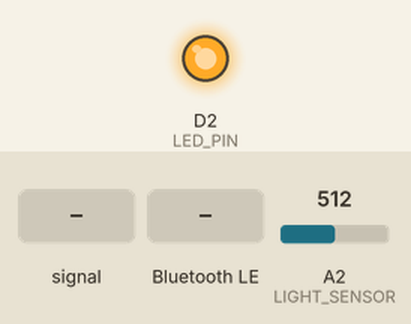
Bench run of a sketch on a simulated Arduino Nano 33 IoT. Shown: output pins drawn as LEDs (lit = HIGH). The inputs (shaded band) are chosen by the test bench; at power-on: A2 (LIGHT_SENSOR) = 512. Nothing arrives over Bluetooth unless stated; a phone connects over Bluetooth LE 3 s after start; what the sketch prints to the serial monitor is not drawn.

Above: at 3.8 s.
3.9 s: A2 (LIGHT_SENSOR) fed a 200 Hz sine of ±255 counts around its level
At 4.5 s:
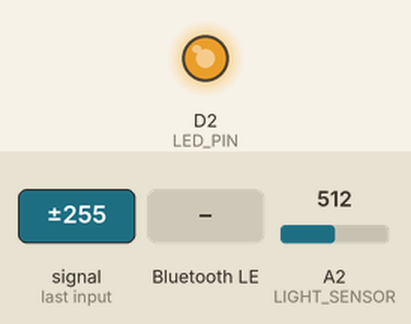
5.4 s: Bluetooth LE write "0" received
At 6.4 s:
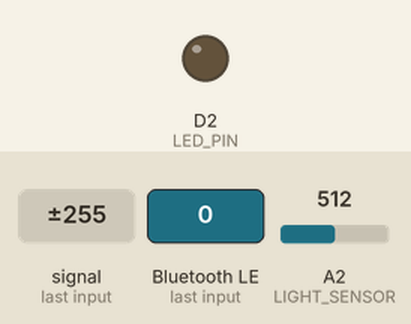
6.9 s: Bluetooth LE write "1" received
At 7.2 s:
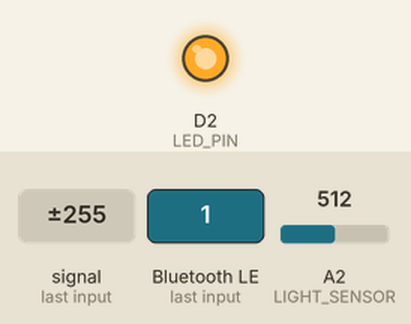
8.4 s: Bluetooth LE write "2" received
At 9.1 s:
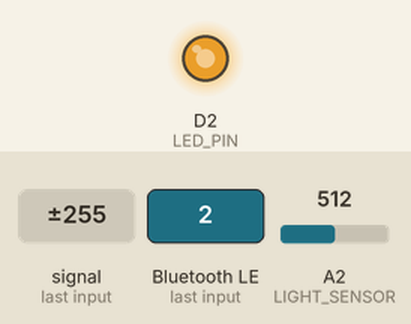
9.9 s: A2 (LIGHT_SENSOR) set to 308
At 11.0 s:
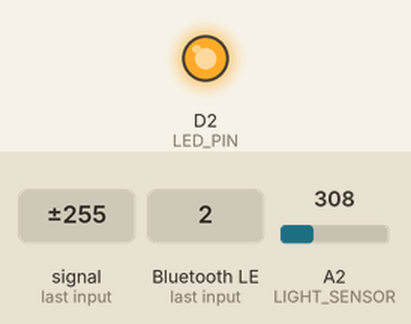
11.4 s: A2 (LIGHT_SENSOR) set to 284
At 11.8 s:
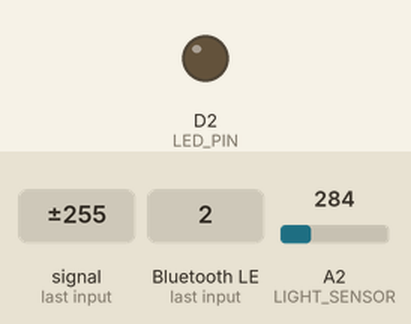
Timing chart, 0 to 13.9 s (numbered marks = the images above; inputs shaded):
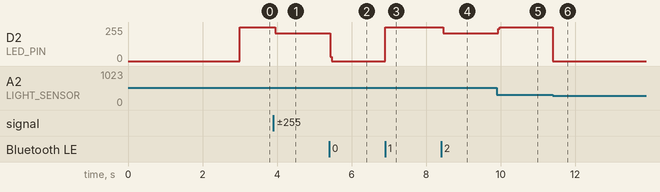

The sketch:

smartled.ino
```cpp
#include <ArduinoBLE.h>

#define LED_PIN 2          // LED 핀 (PWM 사용)
#define LIGHT_SENSOR A2    // 조도 센서 핀

int brightness = 255;      // LED 밝기 (0~255 범위)
bool autoMode = true;      // AUTO 모드 활성 여부
bool ledOn = false;        // LED ON/OFF 상태

// BLE 서비스와 특성 설정
BLEService ledService("180A"); // BLE 서비스 UUID
BLEStringCharacteristic ledCharacteristic("2A57", BLERead | BLEWrite, 10); // BLE 특성 UUID

void setup() {
  Serial.begin(9600);      // 시리얼 통신 초기화
  while (!Serial);         // 시리얼 포트가 준비될 때까지 대기

  // BLE 초기화
  if (!BLE.begin()) {
    Serial.println("BLE 초기화 실패!"); // BLE 초기화 실패 시 메시지 출력
    while (1);                         // 무한 루프
  }

  // BLE 기본 설정
  BLE.setLocalName("SmartLED");                  // BLE 장치 이름 설정
  BLE.setAdvertisedService(ledService);          // BLE 서비스 광고 설정

  // BLE 서비스 및 특성 추가
  ledService.addCharacteristic(ledCharacteristic);
  BLE.addService(ledService);

  // 초기 상태 설정 (LED OFF)
  ledCharacteristic.writeValue("0");

  // BLE 광고 시작
  BLE.advertise();
  Serial.println("BLE 장치가 광고 중입니다.");

  // LED 핀 및 조도 센서 초기화
  pinMode(LED_PIN, OUTPUT);
  analogWrite(LED_PIN, 0); // 초기 LED OFF
}

void loop() {
  // BLE 클라이언트 연결 확인
  BLEDevice central = BLE.central(); // 중앙 장치와의 연결 상태 확인

  if (central) { // 중앙 장치가 연결되었을 때
    Serial.print("Central 연결됨: ");
    Serial.println(central.address());

    while (central.connected()) { // 연결 유지 중일 때
      if (ledCharacteristic.written()) { // BLE 특성이 쓰여졌는지 확인
        String value = ledCharacteristic.value(); // 특성 값 읽기
        handleCommand(value); // 명령 처리 함수 호출
      }

      if (autoMode) { // AUTO 모드 활성화 시
        int lightValue = analogRead(LIGHT_SENSOR); // 조도 센서 값 읽기
        if (lightValue > 300) { // 어두운 환경일 경우
          analogWrite(LED_PIN, brightness); // LED 밝기 설정
          ledOn = true;
        } else { // 밝은 환경일 경우
          analogWrite(LED_PIN, 0); // LED 끄기
          ledOn = false;
        }
      }
    }

    // BLE 중앙 장치가 연결 해제된 경우
    Serial.print("Central 연결 종료: ");
    Serial.println(central.address());
  }
}

// 명령 처리 함수
void handleCommand(String value) {
  if (value == "0") { // OFF 명령 처리
    analogWrite(LED_PIN, 0); // LED 끄기
    ledOn = false;
    autoMode = false; // AUTO 모드 비활성화
    Serial.println("LED OFF");
  } else if (value == "1") { // ON 명령 처리
    analogWrite(LED_PIN, brightness); // LED 켜기
    ledOn = true;
    autoMode = false; // AUTO 모드 비활성화
    Serial.println("LED ON");
  } else if (value == "2") { // AUTO 모드 활성화
    autoMode = true;
    Serial.println("AUTO MODE ON");
  } else if (value.startsWith("B")) { // 밝기 조정 명령 처리
    int level = value.substring(1).toInt(); // 명령에서 숫자 부분 추출
    if (level >= 0 && level <= 9) { // 유효한 밝기 값인지 확인
      brightness = map(level, 0, 9, 0, 255); // 0~9 값을 0~255로 매핑
      if (ledOn) { // LED가 켜져 있으면 밝기 적용
        analogWrite(LED_PIN, brightness);
      }
      Serial.print("밝기 설정: ");
      Serial.println(brightness);
    }
  }
}
```

Measured:
- the behaviour switches between 301 and 300 on A2 (LIGHT_SENSOR) (found by bisection; images 5 and 6)
- after the input at 3.9 s, D2 (LED_PIN): 255/255 → 208/255 after 0.05 s
- after the input at 5.4 s, D2 (LED_PIN): 208/255 → 0/255 at once
- after the input at 6.9 s, D2 (LED_PIN): 0/255 → 255/255 at once
- after the input at 8.4 s, D2 (LED_PIN): 255/255 → 208/255 after 0.05 s
- after the input at 9.9 s, D2 (LED_PIN): 208/255 → 255/255 at once
- after the input at 11.4 s, D2 (LED_PIN): 255/255 → 0/255 at once
